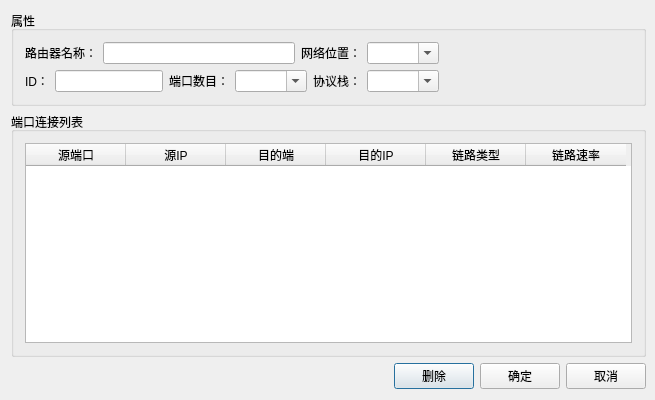
<?xml version="1.0" encoding="UTF-8"?>
<ui version="4.0">
 <class>CSwitherConfigureClass</class>
 <widget class="QDialog" name="CSwitherConfigureClass">
  <property name="geometry">
   <rect>
    <x>0</x>
    <y>0</y>
    <width>655</width>
    <height>400</height>
   </rect>
  </property>
  <property name="minimumSize">
   <size>
    <width>655</width>
    <height>400</height>
   </size>
  </property>
  <property name="windowTitle">
   <string>路由器属性</string>
  </property>
  <property name="toolTip">
   <string>路由器属性</string>
  </property>
  <property name="statusTip">
   <string>路由器属性</string>
  </property>
  <property name="whatsThis">
   <string>路由器属性</string>
  </property>
  <layout class="QGridLayout" name="gridLayout_3" rowstretch="0">
   <property name="rightMargin">
    <number>9</number>
   </property>
   <property name="spacing">
    <number>20</number>
   </property>
   <item row="0" column="0">
    <layout class="QVBoxLayout" name="verticalLayout_3">
     <item>
      <layout class="QVBoxLayout" name="verticalLayout_2">
       <item>
        <widget class="QGroupBox" name="groupBox">
         <property name="title">
          <string>属性</string>
         </property>
         <layout class="QGridLayout" name="gridLayout_2">
          <item row="0" column="0">
           <layout class="QVBoxLayout" name="verticalLayout">
            <item>
             <layout class="QHBoxLayout" name="horizontalLayout_2">
              <item>
               <widget class="QLabel" name="label">
                <property name="text">
                 <string>路由器名称：</string>
                </property>
               </widget>
              </item>
              <item>
               <widget class="QLineEdit" name="deviceNameLineEdit"/>
              </item>
              <item>
               <widget class="QLabel" name="label_3">
                <property name="text">
                 <string>网络位置：</string>
                </property>
               </widget>
              </item>
              <item>
               <widget class="QComboBox" name="deviceLocation">
                <property name="editable">
                 <bool>true</bool>
                </property>
               </widget>
              </item>
             </layout>
            </item>
            <item>
             <layout class="QHBoxLayout" name="horizontalLayout_3">
              <item>
               <widget class="QLabel" name="label_8">
                <property name="text">
                 <string>ID：</string>
                </property>
               </widget>
              </item>
              <item>
               <widget class="QLineEdit" name="id"/>
              </item>
              <item>
               <widget class="QLabel" name="label_2">
                <property name="text">
                 <string>端口数目：</string>
                </property>
               </widget>
              </item>
              <item>
               <widget class="QComboBox" name="portNumComboBox">
                <property name="editable">
                 <bool>true</bool>
                </property>
               </widget>
              </item>
              <item>
               <widget class="QLabel" name="label_4">
                <property name="text">
                 <string>协议栈：</string>
                </property>
               </widget>
              </item>
              <item>
               <widget class="QComboBox" name="protocolComboBox">
                <property name="editable">
                 <bool>true</bool>
                </property>
               </widget>
              </item>
             </layout>
            </item>
           </layout>
          </item>
          <item row="0" column="1">
           <spacer name="horizontalSpacer">
            <property name="orientation">
             <enum>Qt::Horizontal</enum>
            </property>
            <property name="sizeHint" stdset="0">
             <size>
              <width>40</width>
              <height>20</height>
             </size>
            </property>
           </spacer>
          </item>
         </layout>
        </widget>
       </item>
       <item>
        <widget class="QGroupBox" name="groupBox_2">
         <property name="title">
          <string>端口连接列表</string>
         </property>
         <layout class="QGridLayout" name="gridLayout">
          <property name="spacing">
           <number>6</number>
          </property>
          <item row="0" column="0">
           <widget class="QTableWidget" name="tableWidget">
            <property name="minimumSize">
             <size>
              <width>607</width>
              <height>0</height>
             </size>
            </property>
            <property name="maximumSize">
             <size>
              <width>607</width>
              <height>16777215</height>
             </size>
            </property>
            <property name="layoutDirection">
             <enum>Qt::LeftToRight</enum>
            </property>
            <property name="lineWidth">
             <number>1</number>
            </property>
            <property name="autoScrollMargin">
             <number>16</number>
            </property>
            <property name="columnCount">
             <number>6</number>
            </property>
            <attribute name="horizontalHeaderCascadingSectionResizes">
             <bool>false</bool>
            </attribute>
            <attribute name="horizontalHeaderDefaultSectionSize">
             <number>100</number>
            </attribute>
            <attribute name="horizontalHeaderHighlightSections">
             <bool>true</bool>
            </attribute>
            <attribute name="horizontalHeaderMinimumSectionSize">
             <number>56</number>
            </attribute>
            <attribute name="verticalHeaderDefaultSectionSize">
             <number>30</number>
            </attribute>
            <attribute name="verticalHeaderHighlightSections">
             <bool>true</bool>
            </attribute>
            <attribute name="verticalHeaderMinimumSectionSize">
             <number>21</number>
            </attribute>
            <column>
             <property name="text">
              <string>源端口</string>
             </property>
             <property name="font">
              <font>
               <kerning>true</kerning>
              </font>
             </property>
            </column>
            <column>
             <property name="text">
              <string>源IP</string>
             </property>
            </column>
            <column>
             <property name="text">
              <string>目的端</string>
             </property>
            </column>
            <column>
             <property name="text">
              <string>目的IP</string>
             </property>
            </column>
            <column>
             <property name="text">
              <string>链路类型</string>
             </property>
            </column>
            <column>
             <property name="text">
              <string>链路速率</string>
             </property>
            </column>
           </widget>
          </item>
         </layout>
        </widget>
       </item>
      </layout>
     </item>
     <item>
      <layout class="QHBoxLayout" name="horizontalLayout_4">
       <item>
        <spacer name="horizontalSpacer_2">
         <property name="orientation">
          <enum>Qt::Horizontal</enum>
         </property>
         <property name="sizeHint" stdset="0">
          <size>
           <width>40</width>
           <height>20</height>
          </size>
         </property>
        </spacer>
       </item>
       <item>
        <widget class="QPushButton" name="deleteButton">
         <property name="text">
          <string>删除</string>
         </property>
        </widget>
       </item>
       <item>
        <layout class="QHBoxLayout" name="horizontalLayout">
         <item>
          <widget class="QPushButton" name="okButton">
           <property name="text">
            <string>确定</string>
           </property>
          </widget>
         </item>
         <item>
          <widget class="QPushButton" name="cancelButton">
           <property name="text">
            <string>取消</string>
           </property>
          </widget>
         </item>
        </layout>
       </item>
      </layout>
     </item>
    </layout>
   </item>
  </layout>
 </widget>
 <layoutdefault spacing="6" margin="11"/>
 <resources/>
 <connections/>
</ui>
